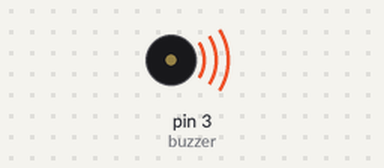
Recording of a sketch running on a simulated Arduino Uno, built with avr-gcc and run on an emulated ATmega328P. Parts: buzzer (waves = sounding).

Above: at 0.5 s.
Timing chart, 0 to 7.8 s (numbered marks = the images above):
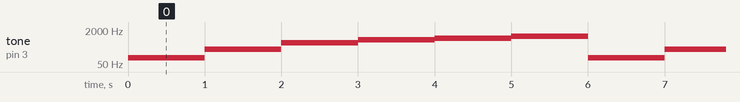

Measured:
- by itself, tone on pin 3 (buzzer): repeats every 6.0 s: 250 Hz 1.0 s, 500 Hz 1.0 s, 700 Hz 1.0 s, 800 Hz 1.0 s, 1000 Hz 1.0 s, 100 Hz 1.0 s

The sketch:

Buzzer_Base_Code.ino
```cpp
const int buzzer = 3; //fix to pin no. 9


void setup(){

  pinMode(buzzer, OUTPUT); // Set buzzer - pin 9 as an output

}

void loop(){

  tone(buzzer, 100, 1000); // Send 100 Hz sound signal
  delay(1000);
  tone(buzzer, 250, 1000);
  delay(1000);
  tone(buzzer, 500, 1000);  // Send 500 Hz sound signal
  delay(1000);
  tone(buzzer, 700, 1000);  // Send 700 Hz sound signal
  delay(1000);
  tone(buzzer, 800, 1000);  // Send 800 Hz sound signal
  delay(1000);
  tone(buzzer, 1000, 1000);  // Send 1 KHz sound signal
  delay(1000);

}

/*int limitswitch=A0;
float value;

void setup()
{
Serial.begin(9600);
pinMode(limitswitch,INPUT);
}
void loop()
{


value = analogRead(limitswitch);
Serial.println(value);
delay(1000);
}*/
//cooking oil adultrated - 800-900
//Coconut oit unadultrated - 600-700
//Coco ua = 
```
